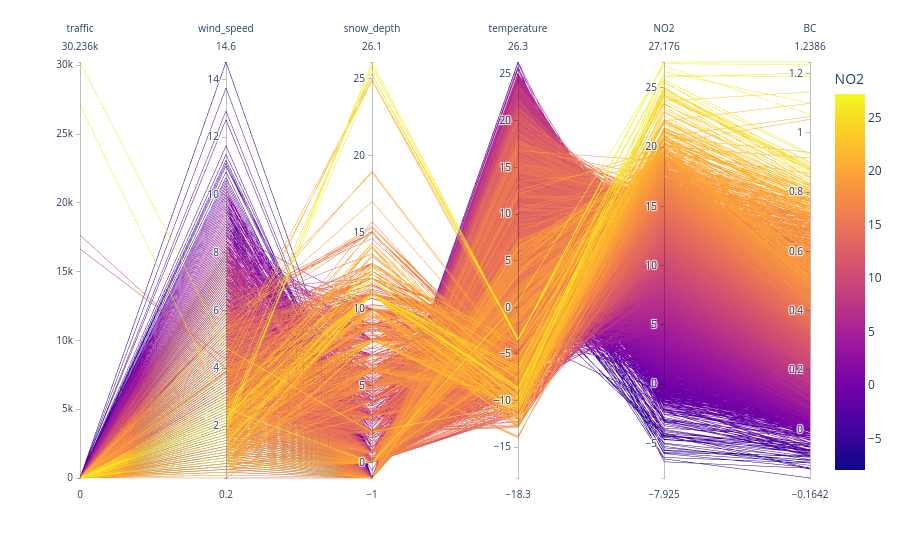

Source (notebook cell):
### Code cell
import plotly.express as px
import pandas as pd

# Predict outputs using existing models
NO2_pred = no2_model.predict(df[feature_cols])
BC_pred  = bc_model.predict(df[feature_cols])

# Build dataframe for visualization
df_pc = pd.DataFrame({
    "traffic": df["value"],
    "wind_speed": df["wind_speed"],
    "snow_depth": df["snow_depth"],
    "temperature": df["temperature"],
    "NO2": NO2_pred,
    "BC": BC_pred
})

# Parallel coordinates plot
fig = px.parallel_coordinates(
    df_pc,
    dimensions=["traffic", "wind_speed", "snow_depth", "temperature", "NO2", "BC"],
    color="NO2",
)

fig.show()

### Figure 1 — Plotly figure (JSON) as saved in the notebook; plotly's stock layout.template omitted (floating-point values rounded to 4 significant figures; data arrays with more than 128 entries replaced by an {"elided": "..."} marker saying what was removed)
{"data": [{"dimensions": [{"label": "traffic", "values": {"elided": "11918 int values"}}, {"label": "wind_speed", "values": {"elided": "11918 float values"}}, {"label": "snow_depth", "values": {"elided": "11918 float values"}}, {"label": "temperature", "values": {"elided": "11918 float values"}}, {"label": "NO2", "values": {"elided": "11918 float values"}}, {"label": "BC", "values": {"elided": "11918 float values"}}], "domain": {"x": [0, 1], "y": [0, 1]}, "line": {"color": {"elided": "11918 float values"}, "coloraxis": "coloraxis"}, "name": "", "type": "parcoords"}], "layout": {"coloraxis": {"colorbar": {"title": {"text": "NO2"}}, "colorscale": [[0, "#0d0887"], [0.1111, "#46039f"], [0.2222, "#7201a8"], [0.3333, "#9c179e"], [0.4444, "#bd3786"], [0.5556, "#d8576b"], [0.6667, "#ed7953"], [0.7778, "#fb9f3a"], [0.8889, "#fdca26"], [1, "#f0f921"]]}, "legend": {"tracegroupgap": 0}, "margin": {"t": 60}}}
